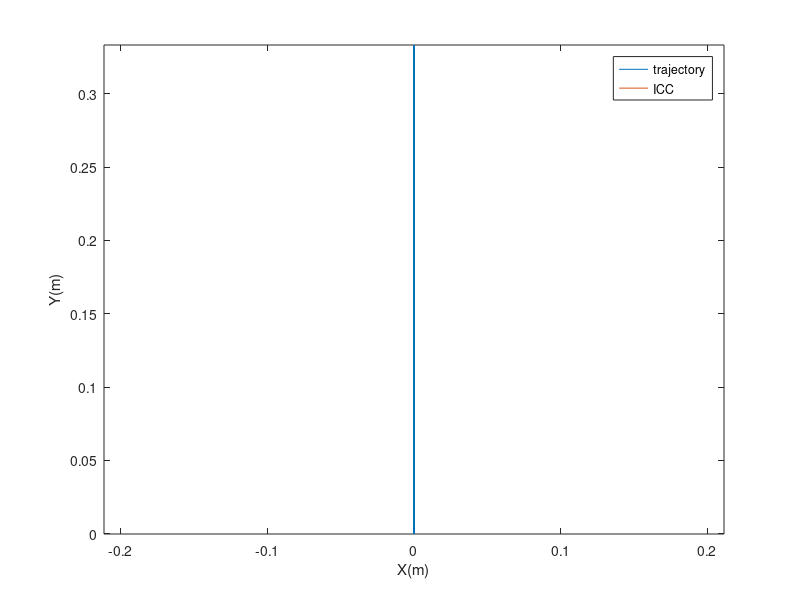

Write MATLAB code to recreate this figure.
clear; close all;

%Parameters
Rl = 10e-2; % 10cm
Rr = 10e-2; % 10cm
B = 20e-2; % 20cm

%Time
dt = 0.01; % sample time
l = 20/dt; % sample number

%Create a matrix
x = zeros(l,3); % location [x, y, theta]
x_dot = zeros(l,3); % velocity [x', y', theta']
ICC = inf(l,2); % instantaneous center of curvature [x, y]

%simulator
for k=2:l
    t = k*dt;
    Wl = 5*sin(3*t);
    Wr = 5*sin(3*t);
    Vl = Wl*Rl;
    Vr = Wr*Rr;
    R = B/2*(Vr+Vl)/(Vr-Vl);
    w = (Vr-Vl)/B;
    v = (Vr+Vl)/2;
    ICC(k,:) = [x(k-1,2)+R*cos(x(k-1,3)), x(k-1,1)-R*sin(x(k-1,3))];
    x_dot(k,:) = [v*sin(x(k-1,3)), v*cos(x(k-1,3)), w];
    x(k,:) = x(k-1,:) + x_dot(k,:)*dt;
    h1.XData = x(1:k,1);
    h1.YData = x(1:k,2);
    h2.XData = ICC(1:k,1);
    h2.YData = ICC(1:k,2);
    drawnow limitrate;
end

%plot
figure;
h1 = plot(x(:,1),x(:,2));
hold on;
h2 = plot(ICC(:,1),ICC(:,2));
axis equal;
%axis([0 2.5 0 2.5]);
xlabel('X(m)'); ylabel('Y(m)');
legend('trajectory','ICC');